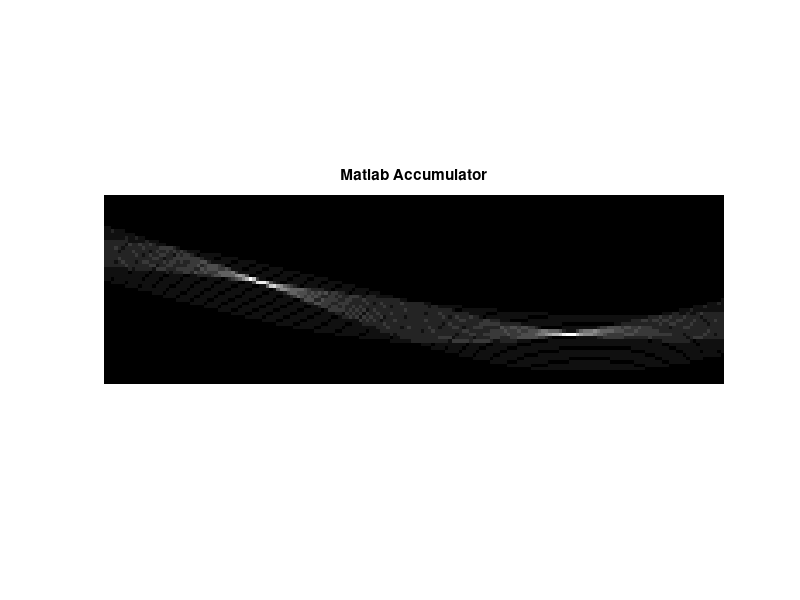
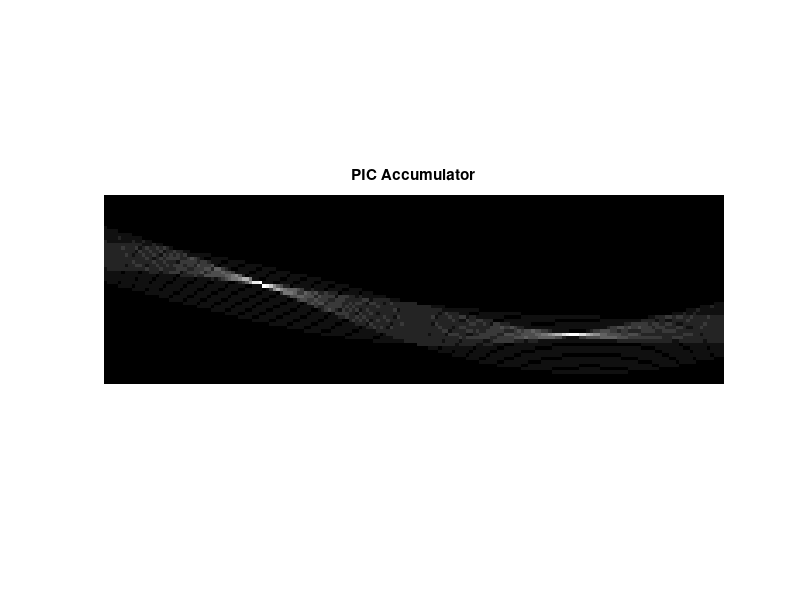

Recreate these plots in MATLAB, in order.
%% Hough Transform - Matlab Code (Comparison between PIC and MATLAB implementation)

%% Clear Workspace and Command Window | Close All Windows
clear all
clc
close all

%% Read input image
input  = load('inputImage.txt');

%% Calculate the Hough Transform
[H_MATLAB,Theta,Rho] = hough(input);

%% Read PIC Accumulator
H_PIC = load('accumulator.txt');

%% Plot the Hough Accumulator of Matlab
figure(1)
imshow(rescale(H_MATLAB));
title('Matlab Accumulator');

%% Plot the Hough Accumulator of PIC
figure(2)
imshow(rescale(H_PIC));
title('PIC Accumulator');